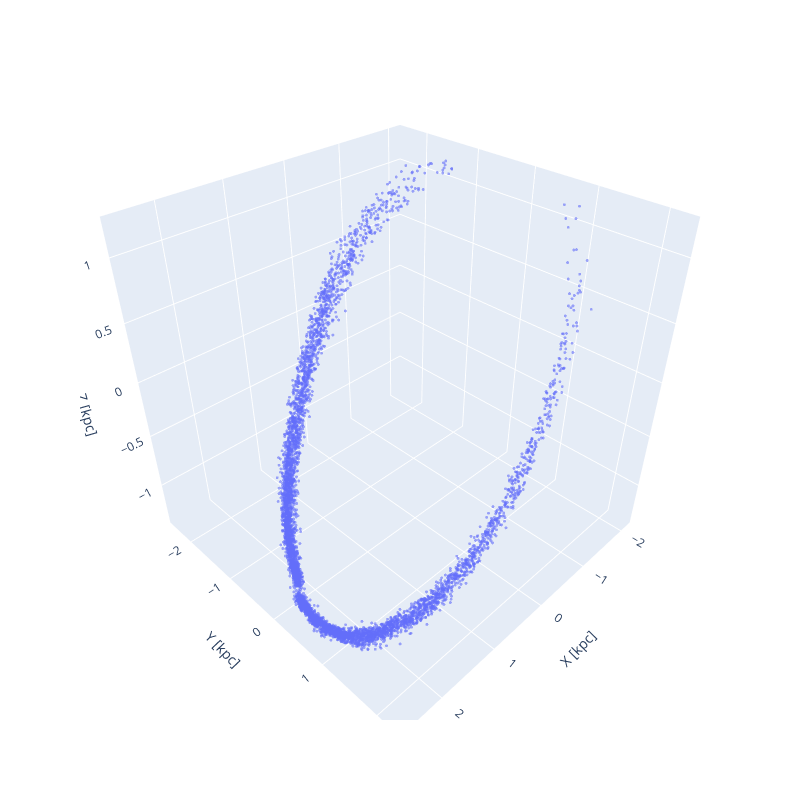

The notebook cell saved with this chart:
### Code cell
#==========================================================
# INTEGRATE AND DISPLAY INTERACTIVE 3D PLOT
#==========================================================

tidal_tails_fig = galactic_stream.stream_plot_3d(
    gc_data=gc_data,
    stream_orbit = stream_orbit,
)
tidal_tails_fig.show()

### Figure 1 — Plotly figure (JSON) as saved in the notebook; plotly's stock layout.template omitted (floating-point values rounded to 4 significant figures; data arrays with more than 128 entries replaced by an {"elided": "..."} marker saying what was removed)
{"data": [{"hovertemplate": "X [kpc]=%{x}<br>Y [kpc]=%{y}<br>Z [kpc]=%{z}<extra></extra>", "legendgroup": "", "marker": {"color": "#636efa", "opacity": 0.6, "symbol": "circle", "size": 1}, "mode": "markers", "name": "", "scene": "scene", "showlegend": false, "x": {"elided": "5602 float values"}, "y": {"elided": "5602 float values"}, "z": {"elided": "5602 float values"}, "type": "scatter3d"}], "layout": {"scene": {"domain": {"x": [0.0, 1.0], "y": [0.0, 1.0]}, "xaxis": {"title": {"text": "X [kpc]"}}, "yaxis": {"title": {"text": "Y [kpc]"}}, "zaxis": {"title": {"text": "Z [kpc]"}}, "aspectmode": "cube"}, "legend": {"tracegroupgap": 0}, "margin": {"t": 60}, "width": 800, "height": 800}}
